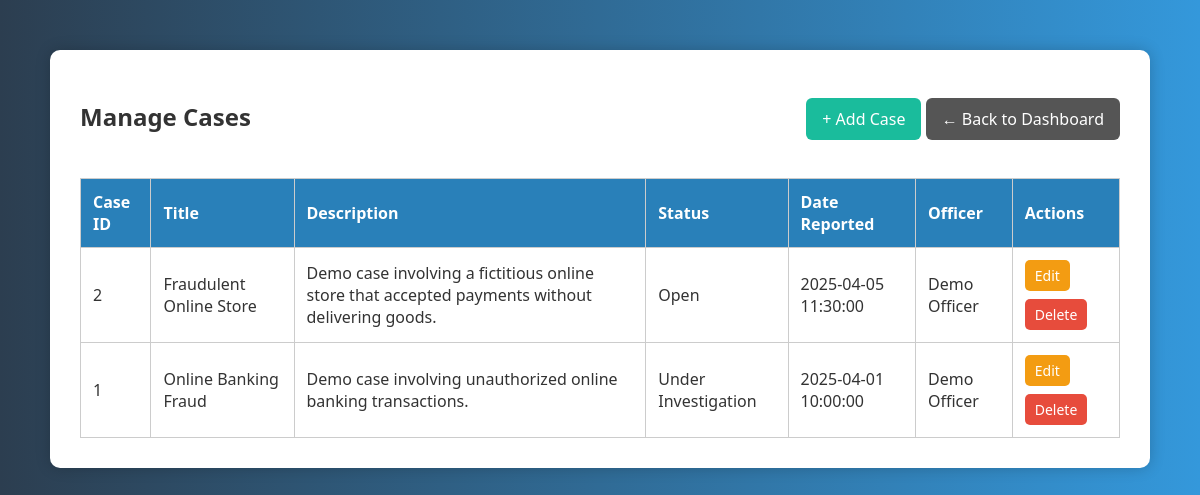
The page /cases/manage_cases.php (signed in) on the database its author committed.
### tables this page shows
CREATE TABLE `cases` (
  `case_id` int(11) NOT NULL AUTO_INCREMENT,
  `title` varchar(255) NOT NULL,
  `description` text DEFAULT NULL,
  `status` enum('Open','Under Investigation','Closed') DEFAULT 'Open',
  `date_reported` timestamp NOT NULL DEFAULT current_timestamp(),
  `officer_id` int(11) DEFAULT NULL,
  PRIMARY KEY (`case_id`),
  KEY `officer_id` (`officer_id`)
);

CREATE TABLE `users` (
  `user_id` int(11) NOT NULL AUTO_INCREMENT,
  `name` varchar(100) NOT NULL,
  `email` varchar(100) NOT NULL,
  `password` varchar(255) NOT NULL,
  `role` enum('Officer','Administrator') NOT NULL,
  PRIMARY KEY (`user_id`),
  UNIQUE KEY `email` (`email`)
);

### cases/manage_cases.php (the view, shortened to what this page needs)
<?php
include '../db_connect.php';
$user_id = $_SESSION['user_id'];
$role = $_SESSION['role'];
if ($role === 'Administrator') {
    $query = "SELECT cases.*, users.name AS officer_name FROM cases LEFT JOIN users ON cases.officer_id = users.user_id ORDER BY date_reported DESC";
} else {
    $query = "SELECT cases.*, users.name AS officer_name FROM cases LEFT JOIN users ON cases.officer_id = users.user_id WHERE officer_id = $user_id ORDER BY date_reported DESC";
}
$result = $conn->query($query);
$backUrl = ($role === 'Administrator') ? '../admin/admin_dashboard.php' : '../officers/officer_dashboard.php';
?>
<!DOCTYPE html>
<html lang="en">
<head>
</head>
<body>
    <div class="container">
        <div class="top-bar">
            <h2>Manage Cases</h2>
            <div>
                <a class="add-btn" href="add_case.php">+ Add Case</a>
                <a class="back-btn" href="<?= $backUrl ?>">← Back to Dashboard</a>
            </div>
        </div>
        <table>
            <thead>
                <tr>
                    <th>Case ID</th>
                    <th>Title</th>
                    <th>Description</th>
                    <th>Status</th>
                    <th>Date Reported</th>
                    <th>Officer</th>
                    <th>Actions</th>
                </tr>
            </thead>
            <tbody>
                <?php if ($result->num_rows > 0): ?>
                    <?php while ($row = $result->fetch_assoc()): ?>
                        <tr>
                            <td><?= $row['case_id'] ?></td>
                            <td><?= htmlspecialchars($row['title']) ?></td>
                            <td><?= htmlspecialchars($row['description']) ?></td>
                            <td><?= htmlspecialchars($row['status']) ?></td>
                            <td><?= $row['date_reported'] ?></td>
                            <td><?= htmlspecialchars($row['officer_name'] ?? 'N/A') ?></td>
                            <td>
                                <?php if ($role === 'Administrator' || $row['officer_id'] == $user_id): ?>
                                    <div class="action-container">
                                        <a href="edit_case.php?case_id=<?= $row['case_id'] ?>" class="action-btn edit-btn">Edit</a>
                                        <a href="delete_case.php?id=<?= $row['case_id'] ?>" class="action-btn delete-btn" onclick="return confirm('Are you sure you want to delete this case?')">Delete</a>
                                    </div>
                                <?php else: ?>
                                    <span class="no-action">No actions</span>
                                <?php endif; ?>
                            </td>
                        </tr>
                    <?php endwhile; ?>
                <?php else: ?>
                    <tr><td colspan="7">No cases found.</td></tr>
                <?php endif; ?>
            </tbody>
        </table>
    </div>
</body>
</html>

### cases/manage_cases.php (style rules this page uses)
body { margin: 0; font-family: 'Segoe UI', sans-serif; background: linear-gradient(to right, #2c3e50, #3498db); color: #333; padding: 50px; }
.container { max-width: 1100px; margin: auto; background: white; padding: 30px; border-radius: 10px; box-shadow: 0 0 15px rgba(0,0,0,0.2); }
h2 { text-align: center; margin-bottom: 25px; }
.top-bar { display: flex; justify-content: space-between; align-items: center; margin-bottom: 20px; }
.add-btn, .back-btn { padding: 10px 16px; background-color: #1abc9c; color: white; text-decoration: none; border-radius: 6px; }
.back-btn { background-color: #555; }
table { width: 100%; border-collapse: collapse; margin-top: 10px; }
th, td { padding: 12px; border: 1px solid #ccc; text-align: left; }
th { background-color: #2980b9; color: white; }
.action-container { display: flex; flex-wrap: wrap; gap: 8px; }
.action-btn { padding: 6px 10px; border-radius: 5px; color: white; text-decoration: none; font-size: 14px; white-space: nowrap; }
.edit-btn { background-color: #f39c12; }
.delete-btn { background-color: #e74c3c; }

### rows shown on the page
cases: case_id "2", title "Fraudulent Online Store", description "Demo case involving a fictitious online store that accepted payments without delivering goods.", status "Open", date_reported "2025-04-05 11:30:00", officer.name "Demo Officer"
cases: case_id "1", title "Online Banking Fraud", description "Demo case involving unauthorized online banking transactions.", status "Under Investigation", date_reported "2025-04-01 10:00:00", officer.name "Demo Officer"
